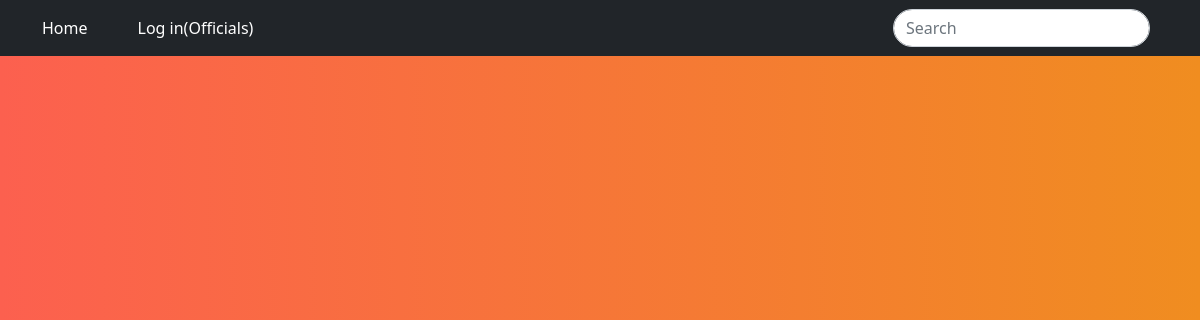
/direction_read.php?Room_Name=Admission, run on an earlier commit of the app's database.
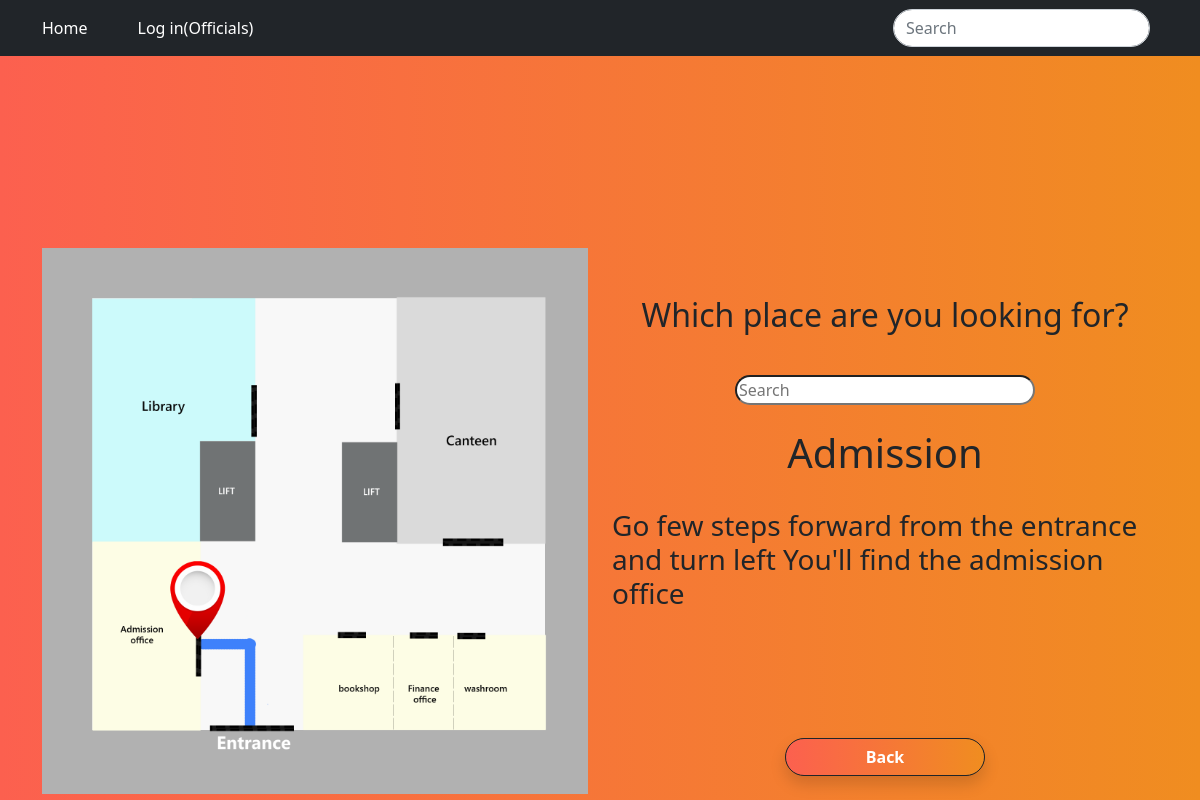
And on a later commit of the database.
### tables this page shows
CREATE TABLE `direction` (
  `ID` int(100) NOT NULL,
  `Room_Name` varchar(1000) NOT NULL,
  `Room_Number` text NOT NULL,
  `Direction` varchar(1000) NOT NULL,
  `Map` varchar(100) NOT NULL
);

### direction_read.php (the view, shortened to what this page needs)
<?php include "header.php" ?>
<?php include "navber.php" ?>
<?php
$conn = mysqli_connect('localhost','root','','smart reception');
?>
<!DOCTYPE html>
<html lang="en">
<head>
    <link rel="stylesheet" href="https://cdn.jsdelivr.net/npm/bootstrap@5.2.0-beta1/dist/css/bootstrap.min.css">
    <link rel="stylesheet" href="https://cdn.jsdelivr.net/npm/bootstrap-icons@1.8.2/font/bootstrap-icons.css">
</head>
<body style="background-image: linear-gradient(to right ,#fc604f , #f08d20);">
<?php
                    if (isset($_GET['Room_Name'])){
                        $Room_Name= $_GET['Room_Name'];
                        $sql= "SELECT * FROM direction WHERE Room_Name='$Room_Name'";
                        $data = mysqli_query($conn, $sql);
                        $check_result= mysqli_num_rows($data)> 0;
                        if($check_result){
                          while( $rows = mysqli_fetch_array( $data ) )
                          {
                    ?>
    <br><br>
        <div class="container">
            <div class="row">
                <div class="col-md-6 col-12">
                <br><br><br><br><br><br>
                <img src="imeges/<?php echo $rows ['Map'] ?>" style="width:100%;" alt="">
                </div>
                <div class="col-md-6 col-12">
                <br><br><br><br><br><br><br><br>
                <div style=" display:flex; flex-direction:column; align-items: center; h3background-color:white
                    "  >
                     <h2>Which place are you looking for?</h2>
            <input type="text" class="rounded-pill" style="width:300px;" placeholder="Search">
            <br>
                <h1><?php echo $rows ['Room_Name'] ?></h1>
            <br>
                <h3><?php echo $rows ['Direction'] ?></h3>
            <br>
            <br><br><br><br>
            <a href="direction.php"><button class=" btn rounded-pill btn-dark shadow fw-bold"  style="background-image: linear-gradient(to right ,#fc604f , #f08d20);width:200px;">Back</button></a>
                    </div>
                </div>
            </div>
        <?php
                          }
                          }
                    }
        else{
        die("Can not execute query");
        }
?>
</body>
</html>

### header.php (shortened to what this page needs)
<!DOCTYPE html>
<html lang="en">
<head>
    <link href="https://cdn.jsdelivr.net/npm/bootstrap@5.0.2/dist/css/bootstrap.min.css" rel="stylesheet">
<link rel="stylesheet" href="https://cdn.jsdelivr.net/npm/bootstrap-icons@1.8.2/font/bootstrap-icons.css">
<link rel="stylesheet" href="https://cdnjs.cloudflare.com/ajax/libs/slick-carousel/1.8.1/slick-theme.min.css" />
<link rel="stylesheet" href="https://cdnjs.cloudflare.com/ajax/libs/slick-carousel/1.8.1/slick.min.css" />
</head>
<body>
</body>
</html>

### navber.php (shortened to what this page needs)
<nav class=" navbar navbar-expand-lg navbar-dark bg-dark text-white">
  <div class="container">
    <div class="collapse navbar-collapse" id="navbarTogglerDemo01">
    <a class="nav-link active  text-white "  aria-current="page" href="index.php">Home</a>
      <ul class="navbar-nav me-auto mb-2 mb-lg-0">
        <li class="nav-item">
        <a class="nav-link  text-white " style="padding-left:50px;" href="#">Log in(Officials)</a>
        </li>
      </ul>
      <form class="d-flex">
      <input class="form-control me-2 " style="border-radius:20px;" type="search" placeholder="Search" aria-label="Search">
      </form>
    </div>
  </div>
</nav>

What changed in the data, as far as the page shows it:
added direction: Map (picture), Room_Name "Admission", Direction "Go few steps forward from the entrance and turn left You'll find the admission office"
